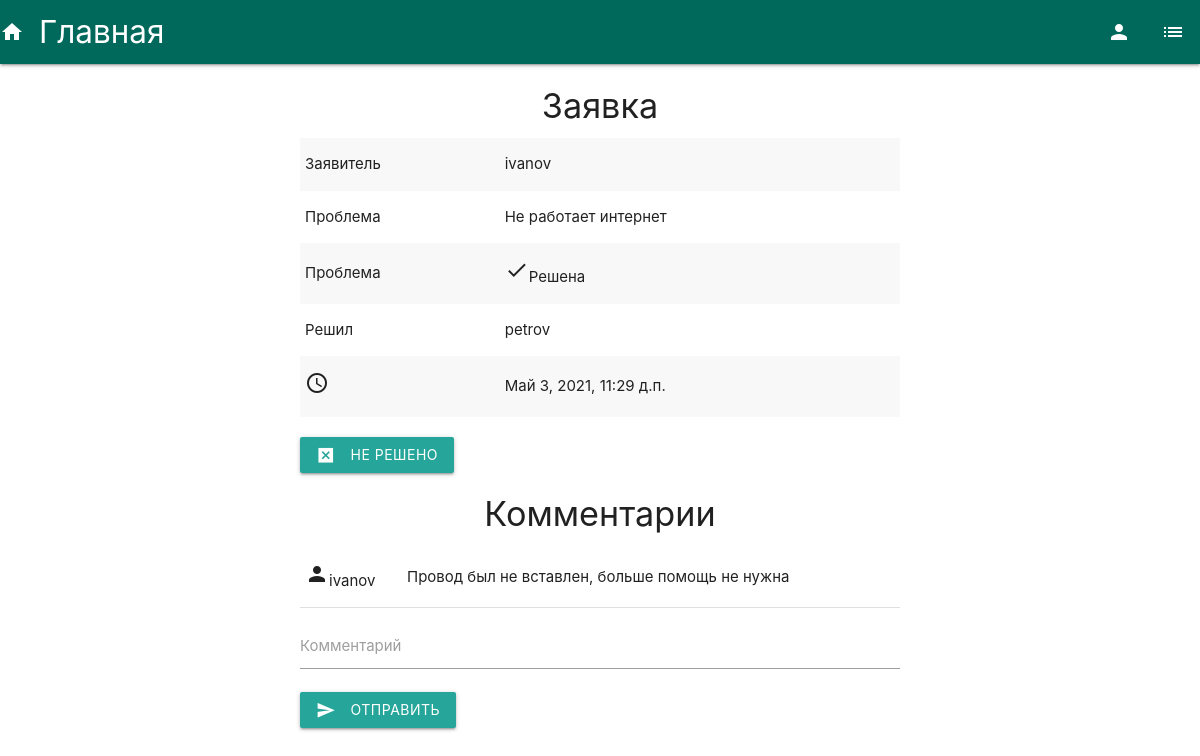
/1/ (signed in), run on the app's committed database.
### tp/apps/requ/models.py (models this page shows, shortened)
class Request(models.Model):
    text = models.TextField('Текст заявки')
    is_solved = models.BooleanField('Проблема решена')
    author = models.ForeignKey(User, on_delete=models.CASCADE, related_name='author')
    solver = models.ForeignKey(User, on_delete=models.CASCADE, related_name='solver', blank=True, null=True)
    pub_date = models.DateTimeField('дата публикации')
    class Meta:
        verbose_name = 'Заявка'
        verbose_name_plural = 'Заявки'

class Comment(models.Model):
    text = models.CharField('текст комментария', max_length=255)
    request = models.ForeignKey(Request, on_delete=models.CASCADE)
    author = models.ForeignKey(User, on_delete=models.CASCADE)
    class Meta:
        verbose_name = 'Комментарий'
        verbose_name_plural = 'Комментарии'

### tp/apps/requ/views.py (the view)
# urls.py: path('<int:id>/', views.detail, name='detail'),
def detail(request, id):
    try:
        req = Request.objects.get(id=id)
        user_ = request.user
        if user_.groups.filter(name="sysadm").exists() or user_.is_superuser or user_ == req.author:
            comments = Comment.objects.filter(request=req)
        else:
            return HttpResponse("Недостаточно прав!")
    except:
        raise Http404("Заявка не найдена!")
    return render(request, 'requ/detail.html', {'req': req, 'comments': comments})

### tp/templates/requ/detail.html (shortened to what this page needs)
{% extends 'base.html' %}
{% block content %}
    <h4 class="center-align">Заявка</h4>
    <div class="row center-aligned">
        <table class="striped">
            <tr>
                <td>Заявитель</td>
                <td>{{ req.author }}</td>
            </tr>
            <tr>
                <td>Проблема</td>
                <td>{{ req.text }}</td>
            </tr>
            {% if req.is_solved %}
                <tr>
                    <td>Проблема</td>
                    <td><i class="material-icons">done</i>Решена</td>
                </tr>
                {% if req.solver %}
                    <tr>
                        <td>Решил</td>
                        <td>{{ req.solver }}</td>
                    </tr>
                {% endif %}
            {% else %}
                <tr>
                    <td>Проблема</td>
                    <td><i class="material-icons">close</i>Не решена</td>
                </tr>
            {% endif %}
            <tr>
                <td><i class="material-icons">access_time</i></td>
                <td>{{ req.pub_date }}</td>
            </tr>
        </table>
    </div>
    {% if req.is_solved %}
        <form action="{% url 'requ:unsolved' req.id %}">
            <button type="submit" class="waves-effect waves-light btn">
                <i class="material-icons left">disabled_by_default</i>Не решено
            </button>
        </form>
    {% else %}
        <form action="{% url 'requ:solved' req.id %}">
            <button type="submit" class="waves-effect waves-light btn">
                <i class="material-icons left">check</i>Решено
            </button>
        </form>
    {% endif %}
    <h4 class="center-align">Комментарии</h4>
    <table>
        {% for i in comments %}
            <tr>
                <td><i class="material-icons">person</i>{{ i.author }}</td>
                <td>{{ i.text }}</td>
            </tr>
        {% endfor %}
    </table>
    <form action="{% url 'requ:comment' req.id %}" method="post">
        <div class="input-field">
            <input type="text" required name="text" id="text" class="validate">
            <label for="text">Комментарий</label>
        </div>
        <button type="submit" class="waves-effect waves-light btn">
            <i class="material-icons left">send</i>Отправить
        </button>
    </form>
{% endblock %}

### data on the page
Request: author "ivanov", text "Не работает интернет", solver "petrov", pub_date "Май 3, 2021, 11:29 д.п."
Comment: author "ivanov", text "Провод был не вставлен, больше помощь не нужна"
